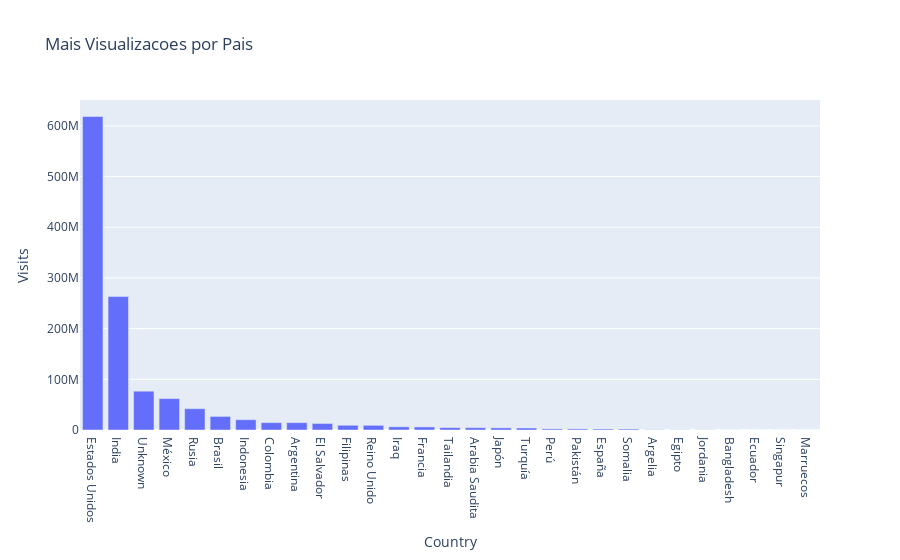

Notebook code for this chart:
### Code cell
# Cria um grafico em barra usando o 'pais_por_visita'
grafico_visita_por_pais = px.bar(pais_por_visita, x=pais_por_visita.Country, 
                          y=pais_por_visita.Visits, title='Mais Visualizacoes por Pais')
# Exibe o grafico
grafico_visita_por_pais.show()

### Figure 1 — Plotly figure (JSON) as saved in the notebook; plotly's stock layout.template omitted (floating-point values rounded to 4 significant figures)
{"data": [{"alignmentgroup": "True", "hovertemplate": "Country=%{x}<br>Visits=%{y}<extra></extra>", "legendgroup": "", "marker": {"color": "#636efa", "pattern": {"shape": ""}}, "name": "", "offsetgroup": "", "orientation": "v", "showlegend": false, "textposition": "auto", "type": "bar", "x": ["Estados Unidos", "India", "Unknown", "México", "Rusia", "Brasil", "Indonesia", "Colombia", "Argentina", "El Salvador", "Filipinas", "Reino Unido", "Iraq", "Francia", "Tailandia", "Arabia Saudita", "Japón", "Turquía", "Perú", "Pakistán", "España", "Somalia", "Argelia", "Egipto", "Jordania", "Bangladesh", "Ecuador", "Singapur", "Marruecos"], "xaxis": "x", "y": [618549260, 263300000.0, 76549900, 61966100, 42040300, 26820400, 20344100, 14566800, 14474200, 12900000, 9323200, 9250700, 6326700, 6059100, 4688600, 4574500, 4195000, 3904900, 2219400, 2179200, 2039900, 1900000, 524100, 326100, 267600, 100700, 34300, 26400, 12000], "yaxis": "y"}], "layout": {"barmode": "relative", "legend": {"tracegroupgap": 0}, "title": {"text": "Mais Visualizacoes por Pais"}, "xaxis": {"anchor": "y", "domain": [0, 1], "title": {"text": "Country"}}, "yaxis": {"anchor": "x", "domain": [0, 1], "title": {"text": "Visits"}}}}
